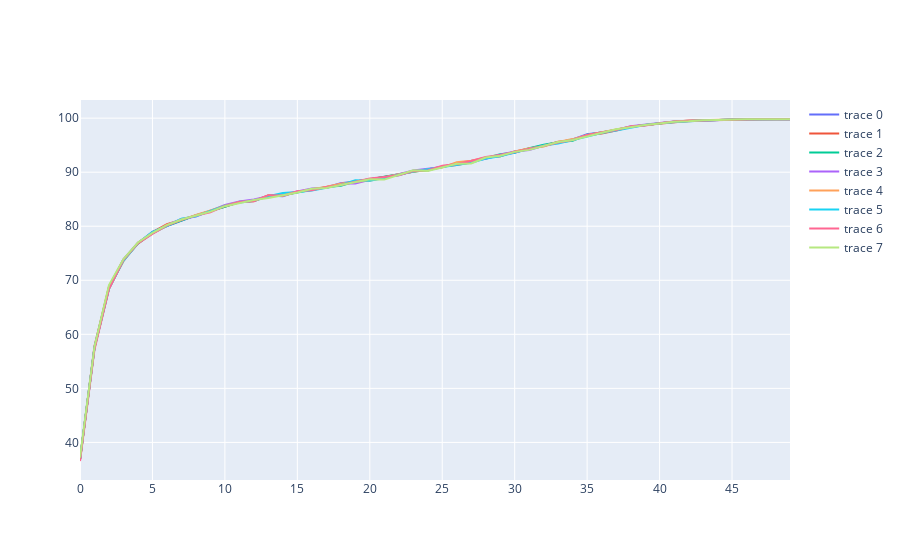

The notebook cell saved with this chart:
### Code cell
fig = go.Figure()

for (model_name, train_acc) in zip(df['model_name'], df['val_acc']):
    print(model_name)
    # x_plot_values = df.loc[df["model_name"] == "BasicConvModel-MishAuto"]["train_acc"].values[0]
    # x2_plot_values = df.loc[df["model_name"] == "BasicConvModel-SwishAuto"]["train_acc"].values[0]
    
    fig.add_trace(go.Scatter(y=train_acc))
    # fig.add_trace(go.Scatter(y=train_acc[0]))

fig.show()
